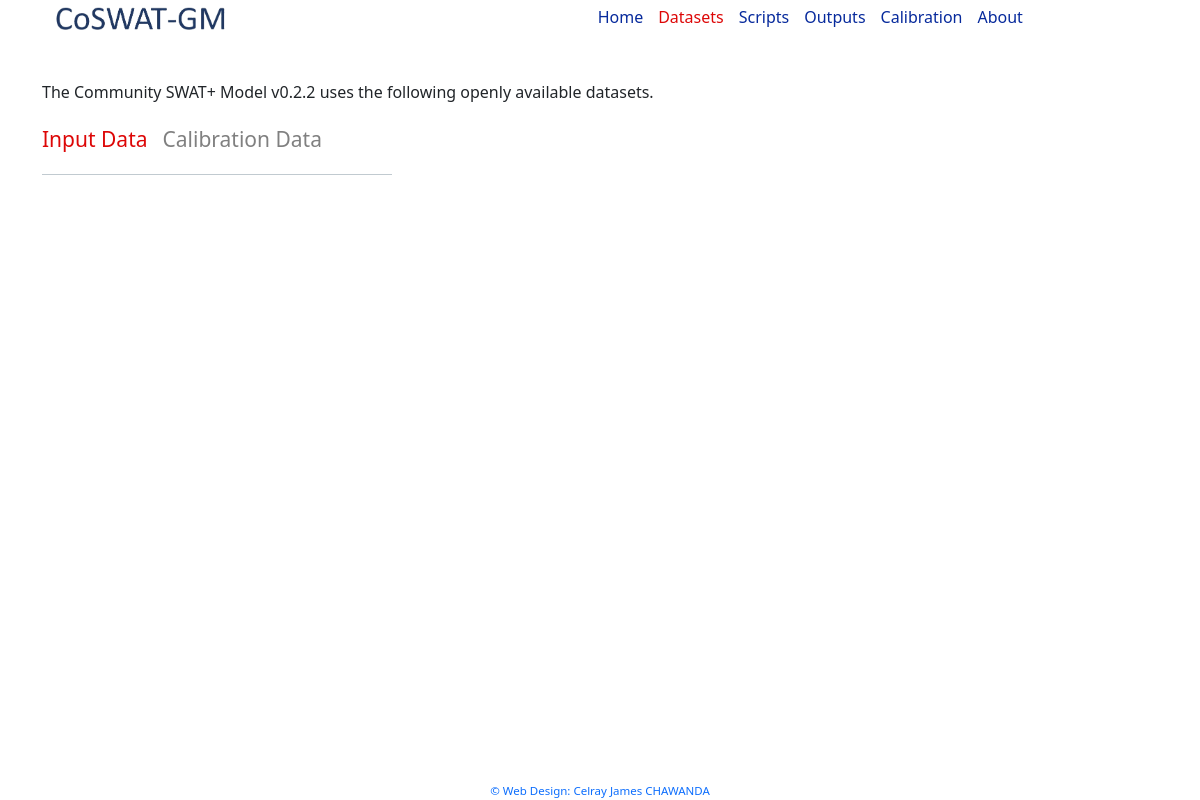
/datasets, run on an earlier commit of the app's database.
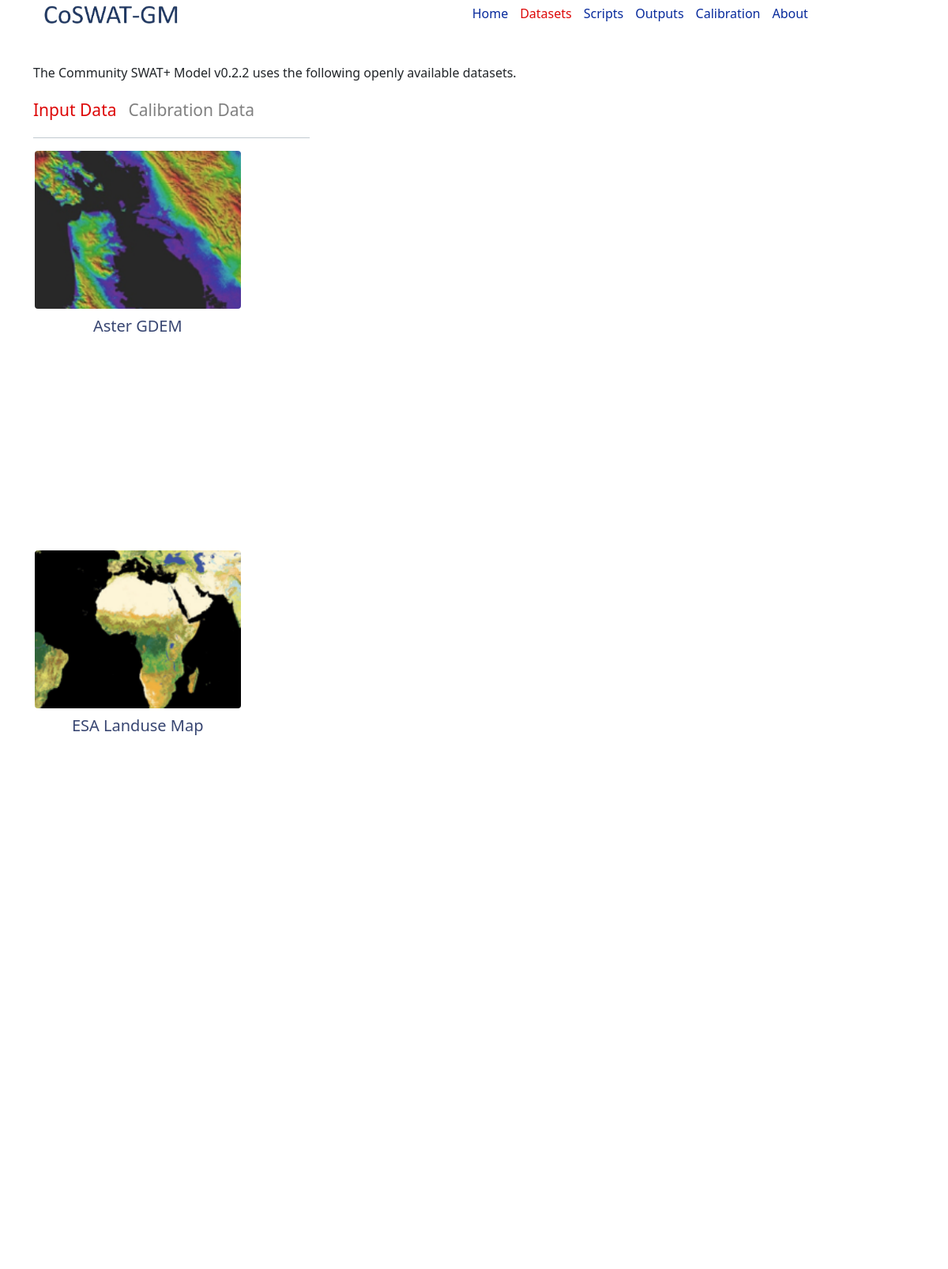
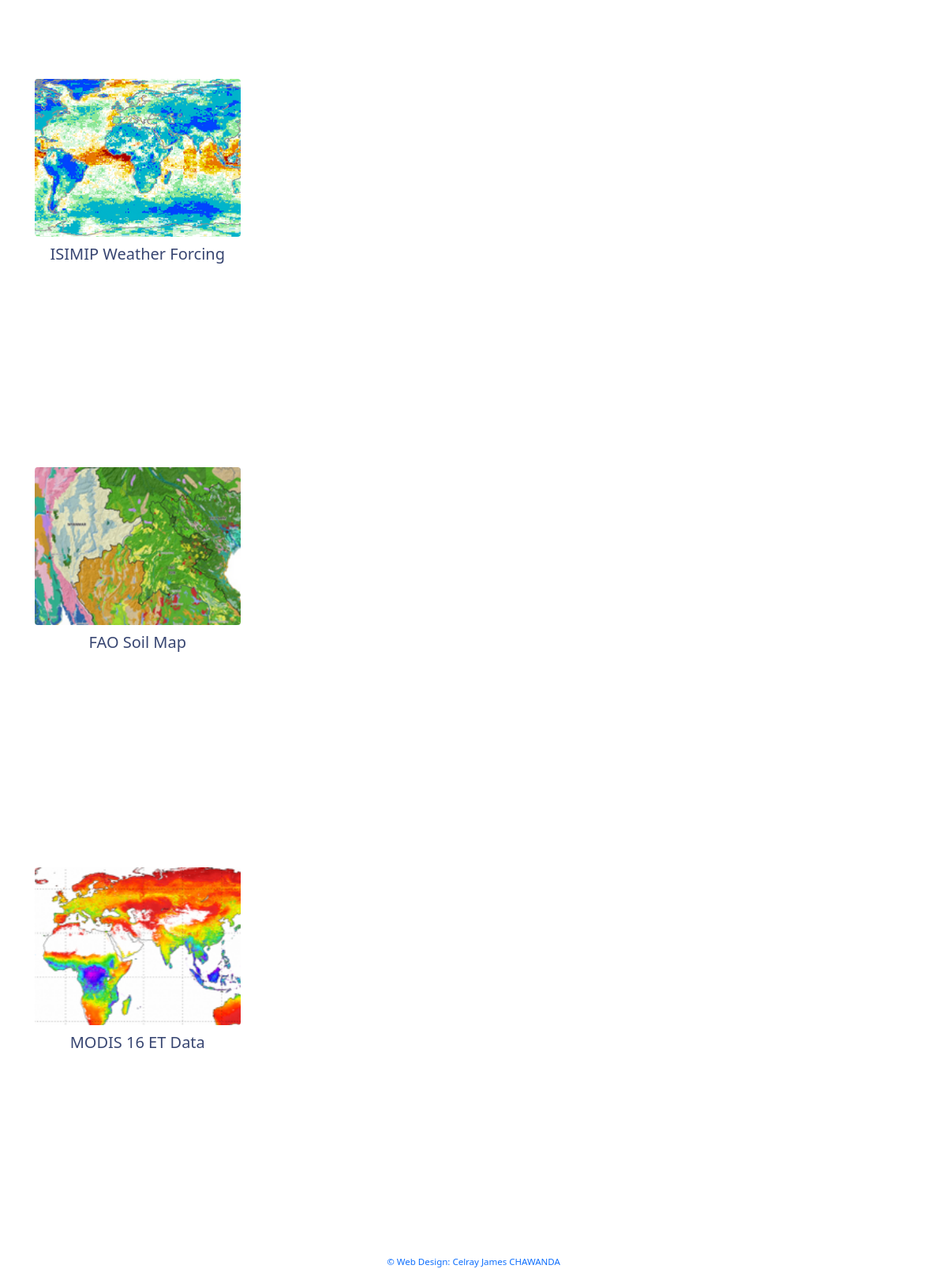
And on a later commit of the database (2 pictures, top to bottom).
### home/models.py (models this page shows, shortened)
class model_data(models.Model):
    name            = models.CharField(max_length=100000, null=False, blank=False)
    type            = models.CharField(max_length=100000, choices = data_type, default='Setup Data', null=False, blank=False)
    image           = models.ImageField(default = None, blank=False, null=False, storage = picture_files_dir)
    description     = models.TextField(max_length=1000000, null=False, blank=False)
    version         = models.CharField(max_length=1000, null=True, blank=True,)
    class Meta:
        ordering        = ('id',)
        verbose_name    = "Model Data Source"

### home/views.py (the view)
# urls.py: path('datasets', views.datasets, name='datasets'),
def datasets(request):
    datasets_sources  = models.model_data.objects.all()
    args = {
        "page_title"            : f"Datasets - CoSWAT Plus",
        "index"                 : 2,
        "datasets_sources"      : datasets_sources,
        'csrf_token'    : get_token(request)
    }
    response = render(request=request, template_name='main-datasets.html', context=args)
    return response

### home/templates/main-datasets.html (shortened to what this page needs)
{% extends 'main-header.html' %}
{% block content %}
<div class="main-content-container container">
    <div class="content-leader">
        The Community SWAT+ Model v0.2.2 uses the following openly available datasets.
    </div>
    <div class="inner-nav flex-contents">
        <a href="#" class="inner-active-link">Input Data</a>
        <p href="#" class="inner-nav-link" style="color: gray;">Calibration Data</p>
    </div>
    <hr style="max-width: 350px; color: #0b2e46; margin-top: 2px;">
    <div class="row col-boxes">
        {% for dataset_source in datasets_sources %}
            <div class="col-12 col-sm-6 col-md-6 col-lg-4 col-xl-3" style="height: 260px;">
                <a style="text-decoration: none;cursor: pointer;" onclick="open_cj_modal('modal-{{forloop.counter}}')">
                    <div class="cover-image rounded"
                        style="background-image: url(/images/{{dataset_source.image}}); width: 100%; height: calc(100% - 60px); padding: 2px;">
                        <div class="col-title"> {{dataset_source.name}} </div>
                    </div>
                </a>
            </div>
        {% endfor %}
    </div>
</div>
{% endblock %}

### home/templates/main-header.html (shortened to what this page needs)
<!DOCTYPE html>
<html lang="en">
<head>
    <link href="https://cdn.jsdelivr.net/npm/bootstrap@5.0.2/dist/css/bootstrap.min.css" rel="stylesheet">
    <link rel="stylesheet" href="/css/style.css">
    <link rel="stylesheet" href="https://unpkg.com/leaflet@1.9.3/dist/leaflet.css"
 />
</head>
<body>
    <div class="nav acrylic">
        <div class="container inner_nav flex-contents">
            <a class="logo contain-image" style="background-image: url('/images/logo.png');" href="/">
            </a>
            <div class="nav-items-container flex-contents">
                <div class="nav-fill"></div>
                <div class="nav-links flex-contents">
                    <a href="/"             class="{% if index == 1 %} active-link {% else %} cj-nav-link {% endif %}">Home</a>
                    <a href="/datasets"     class="{% if index == 2 %} active-link {% else %} cj-nav-link {% endif %}">Datasets</a>
                    <a href="/scripts"      class="{% if index == 3 %} active-link {% else %} cj-nav-link {% endif %}">Scripts</a>
                    <a href="/outputs"      class="{% if index == 4 %} active-link {% else %} cj-nav-link {% endif %}">Outputs</a>
                    <a href="/calibration"  class="{% if index == 5 %} active-link {% else %} cj-nav-link {% endif %}">Calibration</a>
                    <a href="/about"        class="{% if index == 6 %} active-link {% else %} cj-nav-link {% endif %}" style="padding-right: 10px;">About</a>
                </div>
                <div id="profile_avatar" class="profile-avatar" >
                </div>
                </div>
            </div>
        </div>
    <div class="main cover-image" style="width: 100%; height: 100%;">
        <div class="contents" style="width: 100%; height: 100%;">
            {% block content %}
            {% endblock %}
        </div>
    </div>
    <div class="footer acrylic">
        <a href="https://celray.chawanda.com">© Web Design: Celray James CHAWANDA</a>
    </div>
</body>
</html>

### assets/css/style.css (style rules this page uses)
.nav { width: 100%; height: 37px; position: fixed; z-index: 1000; }
.contents { width: 100%; min-height: calc(100vh); }
.inner_nav { height: 37px; }
.logo { width: 200px; height: 100%; }
.contain-image { background-position: center; background-repeat: no-repeat; background-size: contain; }
.cover-image { background-position: center; background-repeat: no-repeat; background-size: cover; }
.flex-contents { display: flex; }
.nav-items-container { width: calc(100% - 200px); }
.nav-links { width: 460px; }
.nav-fill { width: calc(100% - 460px); height: 37px; }
.cj-nav-link { color: #072a9c; text-decoration: none; padding-left: 15px; padding-top: 5px; animation: fadeToNormalLink 1s; }
.active-link { color: #dd0707; text-decoration: none; padding-left: 15px; padding-top: 5px; }
.inner-nav { margin-top: 15px; }
.inner-nav-link { color: #072a9c; text-decoration: none; padding-right: 15px; padding-top: 5px; font-size: 21px; animation: fadeToNormalLink 1s; }
.inner-active-link { color: #dd0707; text-decoration: none; padding-right: 15px; padding-top: 5px; font-size: 21px; }
.profile-avatar { width: 55px; height: 37px; }
.footer { margin-top: -18px; height: 18px; width: 100%; text-align: center; font-size: 11.5px; color: #072a9c; z-index: 1000; position: relative; }
.footer a { text-decoration: none; }
.main-content-container { padding-top: 80px; }
.col-title { text-align: center; font-size: 20px; color: #384672; margin-top: 205px; }
.col-boxes { margin-left: -10px; }
.acrylic { backdrop-filter: blur(10px); -webkit-backdrop-filter: blur(5px); background-blend-mode: exclusion; background: rgba(255, 255, 255, .6); }

What changed in the data, as far as the page shows it:
added model_data: image (picture), name "Aster GDEM"
added model_data: image (picture), name "ESA Landuse Map"
added model_data: image (picture), name "ISIMIP Weather Forcing"
added model_data: image (picture), name "FAO Soil Map"
added model_data: image (picture), name "MODIS 16 ET Data"
